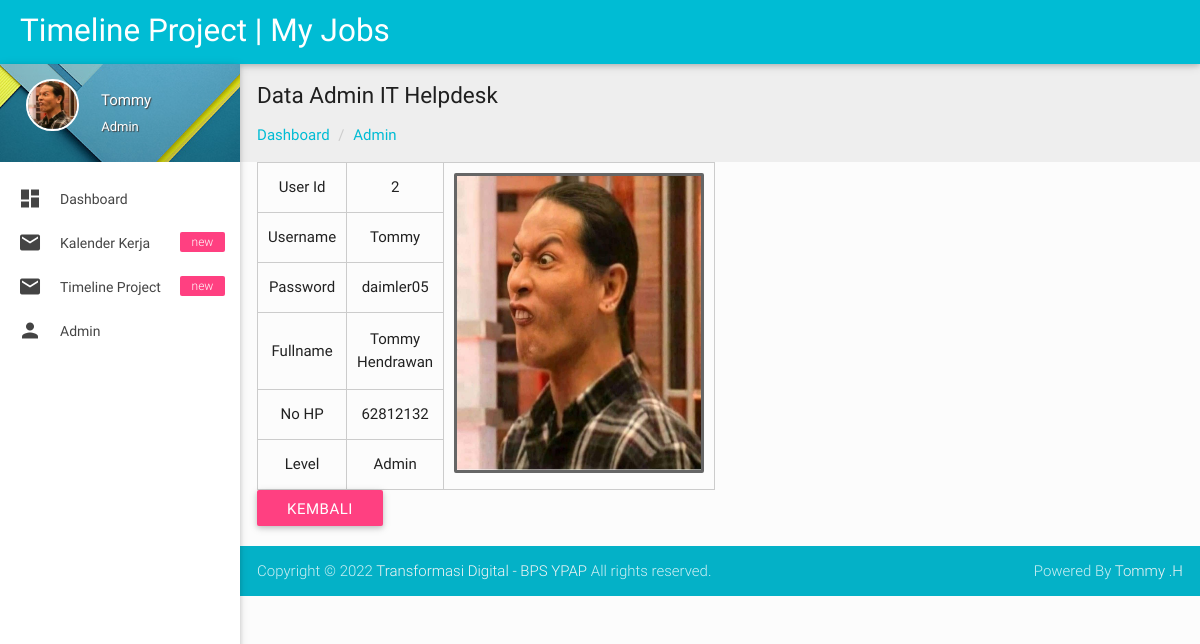
The page /admin/detail-admin.php?id=2 (signed in) on the database its author committed.
### tables this page shows
CREATE TABLE `user` (
  `user_id` int(10) NOT NULL,
  `username` varchar(30) NOT NULL,
  `password` varchar(30) NOT NULL,
  `fullname` varchar(50) NOT NULL,
  `no_hp` bigint(100) NOT NULL,
  `level` varchar(10) NOT NULL,
  `gambar` varchar(150) NOT NULL
);

### admin/detail-admin.php (the view, shortened to what this page needs)
<?php
if (empty($_SESSION['username'])){
	header('location:../index.php');
} else {
?>
<!DOCTYPE html>
<html lang="en">
<?php include "head.php"; ?>
<body>
<?php include "header.php"; ?>
  <div id="main">
    <div class="wrapper">
      <?php include "menu.php"; ?>
<?php } ?>
      <section id="content">
        <div id="breadcrumbs-wrapper" class=" grey lighten-3">
          <div class="container">
            <div class="row">
              <div class="col s12 m12 l12">
                <h5 class="breadcrumbs-title">Data Admin IT Helpdesk</h5>
                <ol class="breadcrumb">
                    <li><a href="index.php">Dashboard</a></li>
                    <li><a href="admin.php">Admin</a></li>
                </ol>
              </div>
            </div>
          </div>
        </div>
        <div class="container">
          <?php
            $query = mysqli_query($koneksi, "SELECT * FROM user WHERE user_id='$_GET[id]'");
            $data  = mysqli_fetch_array($query);
            ?>
          <div class="row">
          <div class="col s12 m12 l6">
                                     <div class="table table-responsive">
                   <table id="example" class="table table-hover table-bordered">
                      <tr>
                      <td>User Id</td>
                      <td><?php echo $data['user_id']; ?></td>
                      <td rowspan="6"><div class="pull-right image">
                            <img src="<?php echo $data['gambar']; ?>" class="img-rounded" height="300" width="250" alt="User Image" style="border: 3px solid #666; border-radius: 2px;" />
                        </div></td>
                      </tr>
                      <tr>
                      <td width="250">Username</td>
                      <td width="565" colspan="1"><?php echo $data['username']; ?></td>
                      </tr>
                      <tr>
                      <td>Password</td>
                      <td><?php echo $data['password']; ?></td>
                      </tr>
                      <tr>
                      <td>Fullname</td>
                      <td><?php echo $data['fullname']; ?></td>
                      </tr>
                      <tr>
                      <td>No HP</td></td>
                      <td><?php echo $data['no_hp']; ?></td>
                      </tr>
                       <tr>
                      <td>Level</td>
                      <td><?php echo $data['level']; ?></td>
                      </tr>
                      </table>
                      <div class="text-right">
                  <a href="admin.php" class="btn btn-sm btn-warning">Kembali <i class="fa fa-arrow-circle-right"></i></a>
                </div>
          </div>
          </div>
        </div>
      </section>
    </div>
  </div>
 <?php include "footer.php"; ?>
</body>
</html>

### admin/css/style.css (style rules this page uses)
body { background-color: #fcfcfc; }
#main, footer { padding-left: 240px; }
.container { padding: 0 0.5rem; margin: 0 auto; max-width: 100% !important; width: 98%; }
#content .container .row { margin-bottom: 0; }
@media only screen and (min-width: 601px) { .container { width: 98%; } }
@media only screen and (min-width: 993px) { .container { width: 98%; } }
.breadcrumb { padding: 0px; margin: 15px 0px; list-style: none; }
.breadcrumbs-title { font-size: 1.5rem; line-height: 1.804rem; margin: 18px 0px 0px 0px; }
.breadcrumb > li { display: inline-block; }
.breadcrumb a { color: #00bcd4; }
.breadcrumb > li + li:before { padding: 0 5px; color: #ccc; content: "/\00a0"; }

### admin/head.php (style rules this page uses)
table { width: 50%; border-collapse: collapse; }
table th, table td { padding: 10px; border: 1px solid #ccc; text-align: center; }

### rows shown on the page
user: user_id "2", gambar (picture), username "Tommy", password "daimler05", fullname "Tommy Hendrawan", no_hp "62812132", level "Admin"

### other values the page prints
$_SESSION['fullname'] "Tommy…"
$_SESSION['level'] "Admin"
